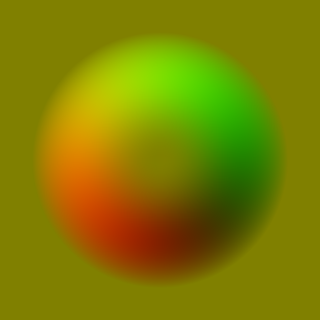
#> input picture Utils/Distortion/distortion_test.png, 320 x 320 px, found by its file name
$ python distortion_converter.py   (Python 2 division)
#> lines starting #> are read from the running program, lines starting #| are printed output that depends on the picture
import Image

def vectorToRGBA(vec, divider = 5):
   x1 = x2 = y1 = y2 = 0.0

   if vec[0] < 0:
      x2 = -vec[0]
   else:
      x1 = vec[0]

   if vec[1] < 0:
      y2 = -vec[1]
   else:
      y1 = vec[1]


   return (int(x2*255.0)/divider, int(x1*255.0)/divider, int(y2*255.0)/divider, int(y1*255.0)/divider)


def RGToVec(RGBA):
   r = float(RGBA[0])/256.0
   g = float(RGBA[1])/256.0
   x = (0.5 - r);
   y = -(0.5 - g);
   return (x, y)


in_path = "C:\Python27\Distortion\distortion_test.png"

in_img = Image.open(in_path)
#> in_img is the input picture: PIL image 320x320 RGB; mean R, G, B 127.7, 127.7, 0
img = Image.new('RGBA',in_img.size)
#> img: PIL image 320x320 RGBA; every value is 0
in_pix = in_img.load()
pix = img.load()


for x in range(img.size[0]):
   for y in range(img.size[1]):
      vec = RGToVec(in_pix[x, y])
      color = vectorToRGBA(vec)
      pix[x, y] = color

img.save('distortion1.png', 'PNG')
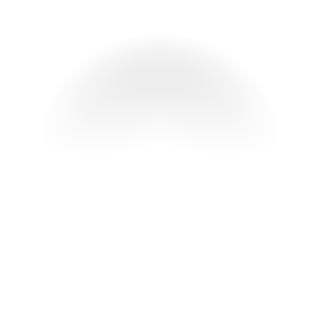
#> saved as distortion1.png: PIL image 320x320 RGBA; mean R, G, B, A 1.8, 1.86, 1.86, 1.8; transparent parts drawn white
